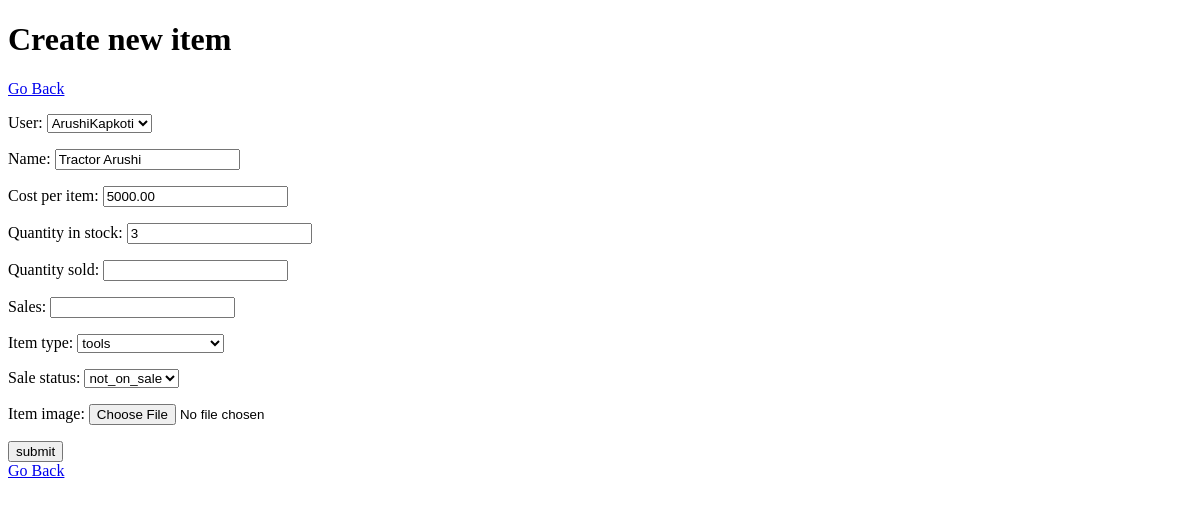
The page /dashboard/item-update/3/ on the database as committed earlier.
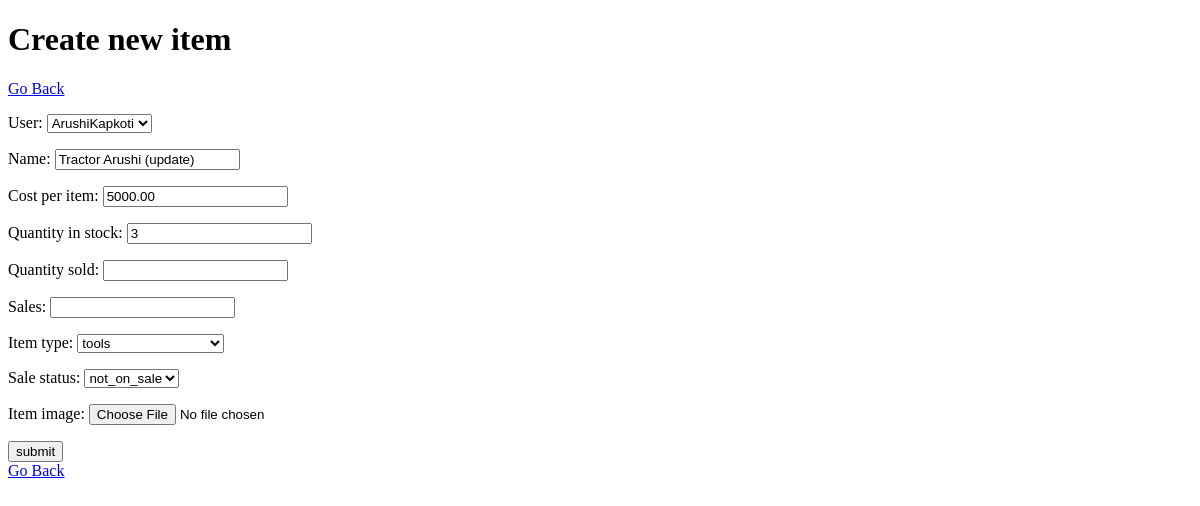
The same page on the database as committed later.
### main/models.py (models this page shows, shortened)
class Inventory(models.Model):
    ITEMS = {
        "crop":"crop",
        "tools":"tools",
        "seeds and chemicals": "seeds and chemicals"
    }
    STATUS = {
        "on_sale": "on_sale",
        "not_on_sale": "not_on_sale"
    }
    user = models.ForeignKey(CustomUser, on_delete = models.CASCADE,null = True, blank = True)
    name = models.CharField(max_length=100,null = False, blank = False)
    cost_per_item = models.DecimalField(max_digits=19,decimal_places=2,null = False, blank = False)
    quantity_in_stock = models.IntegerField(null = False, blank = False)
    quantity_sold = models.IntegerField(null = True, blank = True)
    sales = models.DecimalField(max_digits=19,decimal_places=2, null = True, blank = True)
    stock_date = models.DateField(auto_now_add=True)
    item_type = models.CharField(max_length=40, choices = ITEMS, default = 'crop')
    sale_status = models.CharField(max_length=40, choices = STATUS, default = 'not_on_sale')
    item_image = models.ImageField(null=True,blank=True,upload_to="images/")

### main/views.py (the view)
# urls.py: path('dashboard/item-update/<int:pk>/',views.UpdateItem.as_view(), name = 'update-item'),
class UpdateItem(UpdateView):
    model = Inventory
    fields = '__all__'
    template_name = 'main/create_item_form.html'
    success_url = reverse_lazy('dashboard')

### main/templates/main/create_item_form.html (shortened to what this page needs)
{% extends 'main/base.html' %}
{% block content %}
<h1> Create new item </h1>
<a href="{% url 'dashboard' %}">Go Back</a>
<form method = 'POST'enctype="multipart/form-data" action = ''>
    {{form.as_p}}
    <input type = 'submit' value = 'submit'>
</form>
<a href = "{% url 'dashboard' %}">Go Back</a>
{% endblock content %}

Rows that differ between the two databases and show on the page:
changed Inventory "ArushiKapkoti": name "Tractor Arushi" → "Tractor Arushi (update)"
